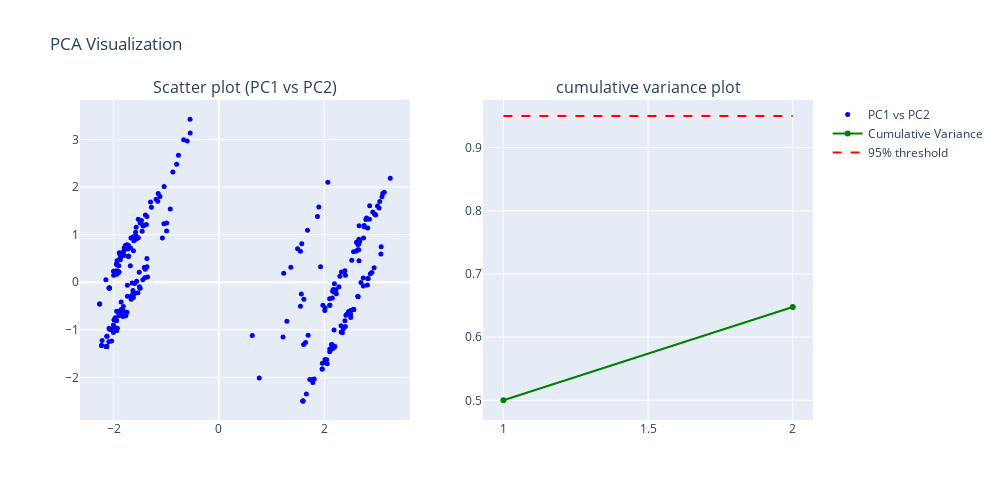

Notebook code cell kept with this figure:
### Markdown cell above
Data Visualization

### Code cell
fig1=make_subplots(rows=1,cols=2,subplot_titles=('Scatter plot (PC1 vs PC2)','cumulative variance plot'))

# Scatter Plot
fig1.add_trace(
    go.Scatter(
        x=x_pca[:, 0],
        y=x_pca[:, 1],
        mode='markers',
        name='PC1 vs PC2',
        marker=dict(size=5, color='blue')
    ),
    row=1, col=1
)

# Cumulative Variance Plot
fig1.add_trace(
    go.Scatter(
        x=list(range(1, len(cumulative_sum)+1)),
        y=cumulative_sum,
        mode='lines+markers',
        name='Cumulative Variance',
        line=dict(color='green')
    ),
    row=1, col=2
)

#reference line at 95% to help see how many PCs are needed to reach that variance.
fig1.add_trace(
    go.Scatter(
        x=[1, len(cumulative_sum)],
        y=[0.95, 0.95],
        mode='lines',
        line=dict(color='red', dash='dash'),
        name='95% threshold'
    ),
    row=1, col=2
)

fig1.update_layout(
    title='PCA Visualization',
    height=500,
    width=1000,
    showlegend=True
)

fig1.show()

### Figure 1 — Plotly figure (JSON) as saved in the notebook; plotly's stock layout.template omitted (floating-point values rounded to 4 significant figures; data arrays with more than 128 entries replaced by an {"elided": "..."} marker saying what was removed)
{"data": [{"marker": {"color": "blue", "size": 5}, "mode": "markers", "name": "PC1 vs PC2", "type": "scatter", "x": {"elided": "284 float values"}, "xaxis": "x", "y": {"elided": "284 float values"}, "yaxis": "y"}, {"line": {"color": "green"}, "mode": "lines+markers", "name": "Cumulative Variance", "type": "scatter", "x": [1, 2], "xaxis": "x2", "y": [0.5001, 0.6476], "yaxis": "y2"}, {"line": {"color": "red", "dash": "dash"}, "mode": "lines", "name": "95% threshold", "type": "scatter", "x": [1, 2], "xaxis": "x2", "y": [0.95, 0.95], "yaxis": "y2"}], "layout": {"annotations": [{"font": {"size": 16}, "showarrow": false, "text": "Scatter plot (PC1 vs PC2)", "x": 0.225, "xanchor": "center", "xref": "paper", "y": 1, "yanchor": "bottom", "yref": "paper"}, {"font": {"size": 16}, "showarrow": false, "text": "cumulative variance plot", "x": 0.775, "xanchor": "center", "xref": "paper", "y": 1, "yanchor": "bottom", "yref": "paper"}], "height": 500, "showlegend": true, "title": {"text": "PCA Visualization"}, "width": 1000, "xaxis": {"anchor": "y", "domain": [0, 0.45]}, "xaxis2": {"anchor": "y2", "domain": [0.55, 1]}, "yaxis": {"anchor": "x", "domain": [0, 1]}, "yaxis2": {"anchor": "x2", "domain": [0, 1]}}}
